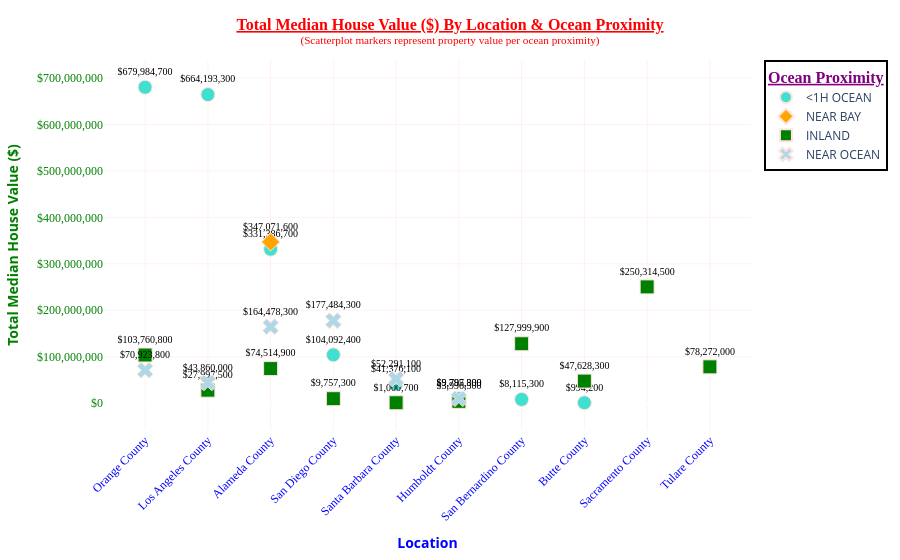

Notebook code cell kept with this figure:
### Markdown cell above
**`Scatterplot - Total Median House Value ($) By Location & Ocean Proximity (Plotly)`**.

### Code cell
# ── Imports ──────────────────────────────────────────────────────────────────
import plotly.express as px
# import plotly.io as pio                                 # 👈 Add this

# pio.renderers.default = "plotly_mimetype+notebook"     # 👈 Add this
# # ─────────────────────────────────────────────────────────────────────────────

fig = px.scatter(
    c_loc_op,
    x="location_name",           # Location on X-axis
    y="sum",                      # Total Median House Value on Y-axis
    color="ocean_proximity",      # Color by ocean proximity
    symbol="ocean_proximity",     # Different shape per ocean proximity
    size="sum",                   # Bubble size = sum of properties
    text="sum",                   # Show sum labels on points

    # Fomat hover_data values
    hover_data={
        "Cluster": True,       # no format change
        "count": ":,.0f",      # ✅ formatted as \1,234
        "mean": ":$,.0f",      # ✅ formatted as \$1,234
        "median": ":$,.0f",    # ✅ formatted as \$1,234
        "sum": ":$,.0f",       # ✅ formatted as \$1,234
        "proportion": ":.2%",  # ✅ formatted as 15.00% 
    },
    color_discrete_map={
        "<1H OCEAN": "turquoise",    
        "NEAR BAY": "orange",        
        "INLAND": "green",           
        "NEAR OCEAN": "lightblue",
    },
)
fig.update_traces(
    marker=dict(
        size=14,
        line=dict(width=1, color="mistyrose")  # Marker border
    ),
    texttemplate="%{text:$,.0f}",       # ✅ Formats 1000 → 1,000
    textposition="top center",          #  "inside", "top left", "top center", "top right", "middle left", "middle center", "middle right", "bottom left", "bottom center", "bottom right"
    textfont=dict(family="Tahoma", size=10, color="black"),
    selector=dict(mode="markers+text"),
)

fig.update_layout(
    title={
        "text": "<b><u>Total Median House Value ($) By Location & Ocean Proximity</u></b>"
        "<br><sup>(Scatterplot markers represent property value per ocean proximity)</sup>", 
        "x": 0.5,
        "xanchor": "center",
        "font": {"family": "Tahoma", "size": 16, "color": "red"},
    },
    xaxis_title="<b>Location</b>",
    xaxis=dict(
        color="blue",
        # tickformat="$,.0f",
        tickangle=-45,
        tickfont=dict(family="Tahoma", size=12, color="blue"),
        showgrid=True,           # ✅ Vertical gridlines
        gridcolor="mistyrose",
        gridwidth=0.5,
    ),
    yaxis_title="<b>Total Median House Value ($)</b>",
    yaxis=dict(
        color="green",
        tickformat="$,.0f",
        tickangle=0,
        tickfont=dict(family="Tahoma", size=12, color="green"),
        showgrid=True,           # ✅ Horizontal gridlines
        gridcolor="mistyrose",
        gridwidth=0.5,
    ),
    legend_title={
        "text": "<u><b>Ocean Proximity</b></u>",
        "font": {"family": "Tahoma", "size": 16, "color": "purple"},
    },
    legend=dict(
        bgcolor="white",
        bordercolor="black",
        borderwidth=2,
    ),
    plot_bgcolor="white",
    hoverlabel=dict(             # ✅ Styled hover box
        # bgcolor="white",
        font_size=12,
        font_family="Tahoma",
    )
)

#==#

# Define path
# my_path = r"C:\Users\tailb\Downloads"

#==#

# Save as PNG using path
# fig.write_image(os.path.join(my_path, "X.png"))
# print(f"✅ Saved to: {my_path}/X.png")


#==#

# Save as PDF using path
# fig.write_image(os.path.join(my_path, "X.pdf"), width=1920, height=1080, scale=2)
# print(f"✅ Saved to: {my_path}/X.pdf")


#==#

# ── Save Options (uncomment as needed) ──────────────────────────────────────
# fig.write_image("scatterplot.jpeg")
# fig.write_image("scatterplot.svg")
# fig.write_image("scatterplot.pdf")
# fig.write_html("scatterplot.html")
# ────────────────────────────────────────────────────────────────────────────

# # line = "─" * 60
# # print(line)

#==#

fig.show()

### Figure 1 — Plotly figure (JSON) as saved in the notebook; plotly's stock layout.template omitted (floating-point values rounded to 4 significant figures)
{"data": [{"customdata": [[7, 3226, 210800.0, 193600, 0.1845], [0, 2829, 234800.0, 221000, 0.1618], [5, 1329, 249400.0, 241900, 0.07602], [3, 541, 192400.0, 174600, 0.03094], [9, 200, 206900.0, 180550, 0.01144], [4, 85, 115300.0, 109200, 0.004862], [8, 48, 169100.0, 149200, 0.002746], [6, 9, 110500.0, 100000, 0.0005148]], "hovertemplate": "ocean_proximity=<1H OCEAN<br>location_name=%{x}<br>sum=%{text:$,.0f}<br>Cluster=%{customdata[0]}<br>count=%{customdata[1]:,.0f}<br>mean=%{customdata[2]:$,.0f}<br>median=%{customdata[3]:$,.0f}<br>proportion=%{customdata[4]:.2%}<extra></extra>", "legendgroup": "<1H OCEAN", "marker": {"color": "turquoise", "line": {"color": "mistyrose", "width": 1}, "size": 14, "sizemode": "area", "sizeref": 1700000.0, "symbol": "circle"}, "mode": "markers+text", "name": "<1H OCEAN", "orientation": "v", "showlegend": true, "text": [679984700, 664193300, 331386700, 104092400, 41376100, 9797300, 8115300, 994200], "textfont": {"color": "black", "family": "Tahoma", "size": 10}, "textposition": "top center", "texttemplate": "%{text:$,.0f}", "type": "scatter", "x": ["Orange County", "Los Angeles County", "Alameda County", "San Diego County", "Santa Barbara County", "Humboldt County", "San Bernardino County", "Butte County"], "xaxis": "x", "y": [679984700, 664193300, 331386700, 104092400, 41376100, 9797300, 8115300, 994200], "yaxis": "y"}, {"customdata": [[5, 1546, 224500.0, 204800, 0.08843]], "hovertemplate": "ocean_proximity=NEAR BAY<br>location_name=%{x}<br>sum=%{text:$,.0f}<br>Cluster=%{customdata[0]}<br>count=%{customdata[1]:,.0f}<br>mean=%{customdata[2]:$,.0f}<br>median=%{customdata[3]:$,.0f}<br>proportion=%{customdata[4]:.2%}<extra></extra>", "legendgroup": "NEAR BAY", "marker": {"color": "orange", "line": {"color": "mistyrose", "width": 1}, "size": 14, "sizemode": "area", "sizeref": 1700000.0, "symbol": "diamond"}, "mode": "markers+text", "name": "NEAR BAY", "orientation": "v", "showlegend": true, "text": [347071600], "textfont": {"color": "black", "family": "Tahoma", "size": 10}, "textposition": "top center", "texttemplate": "%{text:$,.0f}", "type": "scatter", "x": ["Alameda County"], "xaxis": "x", "y": [347071600], "yaxis": "y"}, {"customdata": [[1, 1841, 136000.0, 126200, 0.1053], [8, 1026, 124800.0, 113750, 0.05869], [7, 528, 196500.0, 166300, 0.0302], [2, 780, 100300.0, 90450, 0.04461], [5, 392, 190100.0, 173800, 0.02242], [6, 475, 100300.0, 93200, 0.02717], [0, 183, 153000.0, 136800, 0.01047], [3, 97, 100600.0, 87500, 0.005548], [4, 44, 90825, 84250, 0.002517], [9, 9, 111200.0, 88300, 0.0005148]], "hovertemplate": "ocean_proximity=INLAND<br>location_name=%{x}<br>sum=%{text:$,.0f}<br>Cluster=%{customdata[0]}<br>count=%{customdata[1]:,.0f}<br>mean=%{customdata[2]:$,.0f}<br>median=%{customdata[3]:$,.0f}<br>proportion=%{customdata[4]:.2%}<extra></extra>", "legendgroup": "INLAND", "marker": {"color": "green", "line": {"color": "mistyrose", "width": 1}, "size": 14, "sizemode": "area", "sizeref": 1700000.0, "symbol": "square"}, "mode": "markers+text", "name": "INLAND", "orientation": "v", "showlegend": true, "text": [250314500, 127999900, 103760800, 78272000, 74514900, 47628300, 27997500, 9757300, 3996300, 1000700], "textfont": {"color": "black", "family": "Tahoma", "size": 10}, "textposition": "top center", "texttemplate": "%{text:$,.0f}", "type": "scatter", "x": ["Sacramento County", "San Bernardino County", "Orange County", "Tulare County", "Alameda County", "Butte County", "Los Angeles County", "San Diego County", "Humboldt County", "Santa Barbara County"], "xaxis": "x", "y": [250314500, 127999900, 103760800, 78272000, 74514900, 47628300, 27997500, 9757300, 3996300, 1000700], "yaxis": "y"}, {"customdata": [[3, 960, 184900.0, 159250, 0.05491], [5, 553, 297400.0, 281500, 0.03163], [7, 293, 242100.0, 217300, 0.01676], [9, 212, 246700.0, 249800, 0.01213], [0, 178, 246400.0, 221150, 0.01018], [4, 99, 98950.0, 87500, 0.005663]], "hovertemplate": "ocean_proximity=NEAR OCEAN<br>location_name=%{x}<br>sum=%{text:$,.0f}<br>Cluster=%{customdata[0]}<br>count=%{customdata[1]:,.0f}<br>mean=%{customdata[2]:$,.0f}<br>median=%{customdata[3]:$,.0f}<br>proportion=%{customdata[4]:.2%}<extra></extra>", "legendgroup": "NEAR OCEAN", "marker": {"color": "lightblue", "line": {"color": "mistyrose", "width": 1}, "size": 14, "sizemode": "area", "sizeref": 1700000.0, "symbol": "x"}, "mode": "markers+text", "name": "NEAR OCEAN", "orientation": "v", "showlegend": true, "text": [177484300, 164478300, 70923800, 52291100, 43860000, 9795800], "textfont": {"color": "black", "family": "Tahoma", "size": 10}, "textposition": "top center", "texttemplate": "%{text:$,.0f}", "type": "scatter", "x": ["San Diego County", "Alameda County", "Orange County", "Santa Barbara County", "Los Angeles County", "Humboldt County"], "xaxis": "x", "y": [177484300, 164478300, 70923800, 52291100, 43860000, 9795800], "yaxis": "y"}], "layout": {"hoverlabel": {"font": {"family": "Tahoma", "size": 12}}, "legend": {"bgcolor": "white", "bordercolor": "black", "borderwidth": 2, "itemsizing": "constant", "title": {"font": {"color": "purple", "family": "Tahoma", "size": 16}, "text": "<u><b>Ocean Proximity</b></u>"}, "tracegroupgap": 0}, "margin": {"t": 60}, "plot_bgcolor": "white", "title": {"font": {"color": "red", "family": "Tahoma", "size": 16}, "text": "<b><u>Total Median House Value ($) By Location & Ocean Proximity</u></b><br><sup>(Scatterplot markers represent property value per ocean proximity)</sup>", "x": 0.5, "xanchor": "center"}, "xaxis": {"anchor": "y", "color": "blue", "domain": [0, 1], "gridcolor": "mistyrose", "gridwidth": 0.5, "showgrid": true, "tickangle": -45, "tickfont": {"color": "blue", "family": "Tahoma", "size": 12}, "title": {"text": "<b>Location</b>"}}, "yaxis": {"anchor": "x", "color": "green", "domain": [0, 1], "gridcolor": "mistyrose", "gridwidth": 0.5, "showgrid": true, "tickangle": 0, "tickfont": {"color": "green", "family": "Tahoma", "size": 12}, "tickformat": "$,.0f", "title": {"text": "<b>Total Median House Value ($)</b>"}}}}
